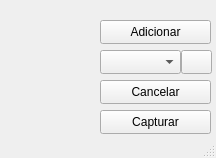
<?xml version="1.0" encoding="UTF-8"?>
<ui version="4.0">
 <class>MainWindow</class>
 <widget class="QMainWindow" name="MainWindow">
  <property name="geometry">
   <rect>
    <x>0</x>
    <y>0</y>
    <width>216</width>
    <height>158</height>
   </rect>
  </property>
  <property name="minimumSize">
   <size>
    <width>216</width>
    <height>158</height>
   </size>
  </property>
  <property name="maximumSize">
   <size>
    <width>216</width>
    <height>158</height>
   </size>
  </property>
  <property name="windowTitle">
   <string>Captura de imagem</string>
  </property>
  <property name="windowIcon">
   <iconset>
    <normaloff>../assets/icons/Dead_Human3.gif</normaloff>../assets/icons/Dead_Human3.gif</iconset>
  </property>
  <widget class="QWidget" name="centralwidget">
   <widget class="QPushButton" name="bt_adicionar">
    <property name="geometry">
     <rect>
      <x>100</x>
      <y>20</y>
      <width>111</width>
      <height>24</height>
     </rect>
    </property>
    <property name="text">
     <string>Adicionar</string>
    </property>
   </widget>
   <widget class="QPushButton" name="bt_cancelar">
    <property name="geometry">
     <rect>
      <x>100</x>
      <y>80</y>
      <width>111</width>
      <height>24</height>
     </rect>
    </property>
    <property name="text">
     <string>Cancelar</string>
    </property>
   </widget>
   <widget class="QPushButton" name="bt_capturar">
    <property name="geometry">
     <rect>
      <x>100</x>
      <y>110</y>
      <width>111</width>
      <height>24</height>
     </rect>
    </property>
    <property name="text">
     <string>Capturar</string>
    </property>
   </widget>
   <widget class="QPushButton" name="bt_set_combo">
    <property name="geometry">
     <rect>
      <x>181</x>
      <y>50</y>
      <width>31</width>
      <height>24</height>
     </rect>
    </property>
    <property name="text">
     <string/>
    </property>
    <property name="icon">
     <iconset>
      <normaloff>../assets/icons/arrow.png</normaloff>../assets/icons/arrow.png</iconset>
    </property>
    <property name="iconSize">
     <size>
      <width>10</width>
      <height>10</height>
     </size>
    </property>
   </widget>
   <widget class="QScrollArea" name="scrollArea">
    <property name="geometry">
     <rect>
      <x>9</x>
      <y>17</y>
      <width>77</width>
      <height>68</height>
     </rect>
    </property>
    <property name="styleSheet">
     <string notr="true">border: red</string>
    </property>
    <property name="widgetResizable">
     <bool>true</bool>
    </property>
    <widget class="QWidget" name="scrollAreaWidgetContents">
     <property name="geometry">
      <rect>
       <x>0</x>
       <y>0</y>
       <width>77</width>
       <height>68</height>
      </rect>
     </property>
     <widget class="QLabel" name="lb_screenshot">
      <property name="geometry">
       <rect>
        <x>10</x>
        <y>3</y>
        <width>61</width>
        <height>51</height>
       </rect>
      </property>
      <property name="text">
       <string/>
      </property>
     </widget>
    </widget>
   </widget>
   <widget class="QComboBox" name="comboBox">
    <property name="geometry">
     <rect>
      <x>100</x>
      <y>50</y>
      <width>81</width>
      <height>24</height>
     </rect>
    </property>
    <property name="maximumSize">
     <size>
      <width>16777211</width>
      <height>16777215</height>
     </size>
    </property>
    <property name="font">
     <font>
      <family>Umpush</family>
     </font>
    </property>
    <property name="contextMenuPolicy">
     <enum>Qt::PreventContextMenu</enum>
    </property>
    <property name="styleSheet">
     <string notr="true">QComboBox {
    combobox-popup: 0;
}</string>
    </property>
    <property name="currentText">
     <string/>
    </property>
    <property name="maxVisibleItems">
     <number>24</number>
    </property>
    <property name="maxCount">
     <number>24</number>
    </property>
    <property name="sizeAdjustPolicy">
     <enum>QComboBox::AdjustToContentsOnFirstShow</enum>
    </property>
    <property name="minimumContentsLength">
     <number>16</number>
    </property>
    <property name="iconSize">
     <size>
      <width>32</width>
      <height>32</height>
     </size>
    </property>
    <property name="frame">
     <bool>true</bool>
    </property>
   </widget>
  </widget>
  <widget class="QStatusBar" name="statusbar"/>
 </widget>
 <resources>
  <include location="../assets/resources.qrc"/>
 </resources>
 <connections/>
</ui>
